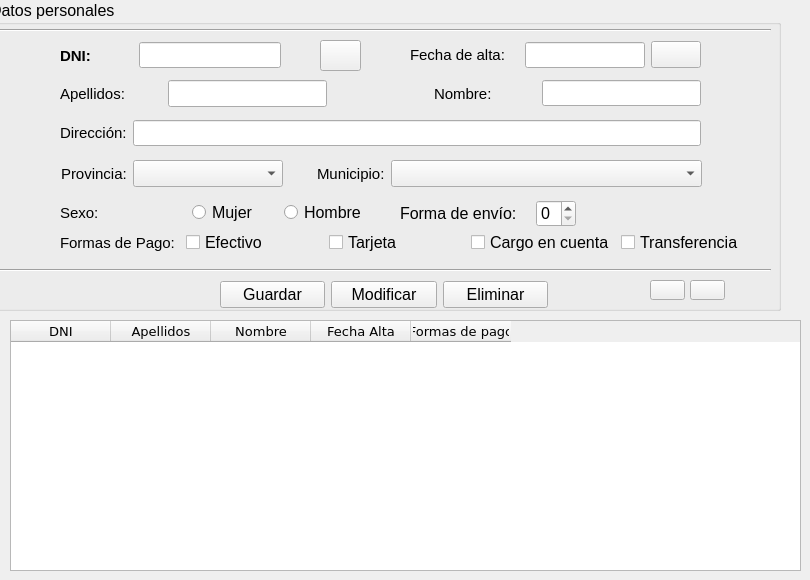
    <widget class="QWidget" name="tab">
     <attribute name="title">
      <string>Clientes</string>
     </attribute>
     <widget class="QGroupBox" name="groupBox">
      <property name="geometry">
       <rect>
        <x>-10</x>
        <y>0</y>
        <width>791</width>
        <height>311</height>
       </rect>
      </property>
      <property name="font">
       <font>
        <family>MS Shell Dlg 2</family>
        <pointsize>12</pointsize>
       </font>
      </property>
      <property name="title">
       <string>Datos personales</string>
      </property>
      <widget class="QWidget" name="layoutWidget">
       <property name="geometry">
        <rect>
         <x>70</x>
         <y>40</y>
         <width>257</width>
         <height>31</height>
        </rect>
       </property>
       <layout class="QHBoxLayout" name="horizontalLayout_2">
        <item>
         <widget class="QLabel" name="lblDNI">
          <property name="enabled">
           <bool>true</bool>
          </property>
          <property name="sizePolicy">
           <sizepolicy hsizetype="MinimumExpanding" vsizetype="MinimumExpanding">
            <horstretch>0</horstretch>
            <verstretch>0</verstretch>
           </sizepolicy>
          </property>
          <property name="font">
           <font>
            <family>MS Shell Dlg 2</family>
            <pointsize>11</pointsize>
            <weight>75</weight>
            <bold>true</bold>
           </font>
          </property>
          <property name="text">
           <string>DNI:       </string>
          </property>
         </widget>
        </item>
        <item>
         <spacer name="horizontalSpacer_5">
          <property name="orientation">
           <enum>Qt::Horizontal</enum>
          </property>
          <property name="sizeType">
           <enum>QSizePolicy::Minimum</enum>
          </property>
          <property name="sizeHint" stdset="0">
           <size>
            <width>13</width>
            <height>26</height>
           </size>
          </property>
         </spacer>
        </item>
        <item>
         <widget class="QLineEdit" name="txtDNI">
          <property name="enabled">
           <bool>true</bool>
          </property>
          <property name="sizePolicy">
           <sizepolicy hsizetype="Expanding" vsizetype="Fixed">
            <horstretch>0</horstretch>
            <verstretch>0</verstretch>
           </sizepolicy>
          </property>
          <property name="maximumSize">
           <size>
            <width>150</width>
            <height>16777215</height>
           </size>
          </property>
          <property name="font">
           <font>
            <family>MS Shell Dlg 2</family>
            <pointsize>11</pointsize>
            <weight>50</weight>
            <bold>false</bold>
           </font>
          </property>
         </widget>
        </item>
        <item>
         <widget class="QLabel" name="lblValidoDNI">
          <property name="sizePolicy">
           <sizepolicy hsizetype="Expanding" vsizetype="Preferred">
            <horstretch>0</horstretch>
            <verstretch>0</verstretch>
           </sizepolicy>
          </property>
          <property name="maximumSize">
           <size>
            <width>30</width>
            <height>16777215</height>
           </size>
          </property>
          <property name="font">
           <font>
            <family>MS Shell Dlg 2</family>
            <pointsize>18</pointsize>
            <weight>50</weight>
            <bold>false</bold>
           </font>
          </property>
          <property name="text">
           <string/>
          </property>
         </widget>
        </item>
       </layout>
      </widget>
      <widget class="QWidget" name="layoutWidget">
       <property name="geometry">
        <rect>
         <x>70</x>
         <y>200</y>
         <width>311</width>
         <height>25</height>
        </rect>
       </property>
       <layout class="QHBoxLayout" name="GroupSex">
        <item>
         <widget class="QLabel" name="lblSexo">
          <property name="font">
           <font>
            <family>MS Shell Dlg 2</family>
            <pointsize>11</pointsize>
           </font>
          </property>
          <property name="text">
           <string>Sexo:</string>
          </property>
         </widget>
        </item>
        <item>
         <spacer name="horizontalSpacer">
          <property name="orientation">
           <enum>Qt::Horizontal</enum>
          </property>
          <property name="sizeHint" stdset="0">
           <size>
            <width>40</width>
            <height>20</height>
           </size>
          </property>
         </spacer>
        </item>
        <item>
         <widget class="QRadioButton" name="rbtFem">
          <property name="sizePolicy">
           <sizepolicy hsizetype="Expanding" vsizetype="Fixed">
            <horstretch>0</horstretch>
            <verstretch>0</verstretch>
           </sizepolicy>
          </property>
          <property name="text">
           <string>Mujer</string>
          </property>
          <attribute name="buttonGroup">
           <string notr="true">rbtGroupSex</string>
          </attribute>
         </widget>
        </item>
        <item>
         <widget class="QRadioButton" name="rbtHom">
          <property name="sizePolicy">
           <sizepolicy hsizetype="Expanding" vsizetype="Fixed">
            <horstretch>0</horstretch>
            <verstretch>0</verstretch>
           </sizepolicy>
          </property>
          <property name="text">
           <string>Hombre</string>
          </property>
          <attribute name="buttonGroup">
           <string notr="true">rbtGroupSex</string>
          </attribute>
         </widget>
        </item>
       </layout>
      </widget>
      <widget class="QWidget" name="layoutWidget">
       <property name="geometry">
        <rect>
         <x>420</x>
         <y>40</y>
         <width>291</width>
         <height>30</height>
        </rect>
       </property>
       <layout class="QHBoxLayout" name="horizontalLayout_7">
        <item>
         <widget class="QLabel" name="lblFecAlta">
          <property name="sizePolicy">
           <sizepolicy hsizetype="Fixed" vsizetype="Preferred">
            <horstretch>0</horstretch>
            <verstretch>0</verstretch>
           </sizepolicy>
          </property>
          <property name="maximumSize">
           <size>
            <width>110</width>
            <height>16777215</height>
           </size>
          </property>
          <property name="font">
           <font>
            <family>MS Shell Dlg 2</family>
            <pointsize>11</pointsize>
           </font>
          </property>
          <property name="text">
           <string>Fecha de alta:</string>
          </property>
         </widget>
        </item>
        <item>
         <widget class="QLineEdit" name="txtAltaCli">
          <property name="sizePolicy">
           <sizepolicy hsizetype="Expanding" vsizetype="Fixed">
            <horstretch>0</horstretch>
            <verstretch>0</verstretch>
           </sizepolicy>
          </property>
          <property name="maximumSize">
           <size>
            <width>120</width>
            <height>16777215</height>
           </size>
          </property>
          <property name="font">
           <font>
            <family>Verdana</family>
            <pointsize>11</pointsize>
            <weight>50</weight>
            <bold>false</bold>
           </font>
          </property>
          <property name="alignment">
           <set>Qt::AlignRight|Qt::AlignTrailing|Qt::AlignVCenter</set>
          </property>
         </widget>
        </item>
        <item>
         <widget class="QPushButton" name="btnCalendar">
          <property name="maximumSize">
           <size>
            <width>50</width>
            <height>16777215</height>
           </size>
          </property>
          <property name="text">
           <string/>
          </property>
          <property name="icon">
           <iconset>
            <normaloff>img/calendar.jpg</normaloff>img/calendar.jpg</iconset>
          </property>
          <property name="iconSize">
           <size>
            <width>30</width>
            <height>20</height>
           </size>
          </property>
         </widget>
        </item>
       </layout>
      </widget>
      <widget class="QWidget" name="layoutWidget">
       <property name="geometry">
        <rect>
         <x>70</x>
         <y>80</y>
         <width>641</width>
         <height>27</height>
        </rect>
       </property>
       <layout class="QHBoxLayout" name="horizontalLayout">
        <item>
         <widget class="QLabel" name="lblApel">
          <property name="sizePolicy">
           <sizepolicy hsizetype="Expanding" vsizetype="Preferred">
            <horstretch>0</horstretch>
            <verstretch>0</verstretch>
           </sizepolicy>
          </property>
          <property name="font">
           <font>
            <family>MS Shell Dlg 2</family>
            <pointsize>11</pointsize>
           </font>
          </property>
          <property name="text">
           <string>Apellidos:</string>
          </property>
         </widget>
        </item>
        <item>
         <widget class="QLineEdit" name="txtApel">
          <property name="sizePolicy">
           <sizepolicy hsizetype="MinimumExpanding" vsizetype="Expanding">
            <horstretch>0</horstretch>
            <verstretch>0</verstretch>
           </sizepolicy>
          </property>
          <property name="maximumSize">
           <size>
            <width>250</width>
            <height>16777215</height>
           </size>
          </property>
          <property name="font">
           <font>
            <family>Verdana</family>
            <pointsize>11</pointsize>
            <weight>50</weight>
            <bold>false</bold>
           </font>
          </property>
          <property name="maxLength">
           <number>32767</number>
          </property>
         </widget>
        </item>
        <item>
         <spacer name="horizontalSpacer_2">
          <property name="orientation">
           <enum>Qt::Horizontal</enum>
          </property>
          <property name="sizeHint" stdset="0">
           <size>
            <width>40</width>
            <height>20</height>
           </size>
          </property>
         </spacer>
        </item>
        <item>
         <widget class="QLabel" name="lblNome">
          <property name="sizePolicy">
           <sizepolicy hsizetype="Expanding" vsizetype="Preferred">
            <horstretch>0</horstretch>
            <verstretch>0</verstretch>
           </sizepolicy>
          </property>
          <property name="font">
           <font>
            <family>MS Shell Dlg 2</family>
            <pointsize>11</pointsize>
           </font>
          </property>
          <property name="text">
           <string>Nombre:</string>
          </property>
         </widget>
        </item>
        <item>
         <widget class="QLineEdit" name="txtNome">
          <property name="font">
           <font>
            <family>Verdana</family>
            <pointsize>11</pointsize>
            <weight>50</weight>
            <bold>false</bold>
           </font>
          </property>
         </widget>
        </item>
       </layout>
      </widget>
      <widget class="QWidget" name="layoutWidget">
       <property name="geometry">
        <rect>
         <x>70</x>
         <y>120</y>
         <width>641</width>
         <height>27</height>
        </rect>
       </property>
       <layout class="QHBoxLayout" name="horizontalLayout_3">
        <item>
         <widget class="QLabel" name="lblDir">
          <property name="sizePolicy">
           <sizepolicy hsizetype="Fixed" vsizetype="Fixed">
            <horstretch>0</horstretch>
            <verstretch>0</verstretch>
           </sizepolicy>
          </property>
          <property name="font">
           <font>
            <family>MS Shell Dlg 2</family>
            <pointsize>11</pointsize>
           </font>
          </property>
          <property name="text">
           <string>Dirección:</string>
          </property>
         </widget>
        </item>
        <item>
         <widget class="QLineEdit" name="txtDir">
          <property name="sizePolicy">
           <sizepolicy hsizetype="MinimumExpanding" vsizetype="Fixed">
            <horstretch>0</horstretch>
            <verstretch>0</verstretch>
           </sizepolicy>
          </property>
          <property name="sizeIncrement">
           <size>
            <width>5</width>
            <height>5</height>
           </size>
          </property>
          <property name="font">
           <font>
            <family>Verdana</family>
            <pointsize>11</pointsize>
            <weight>50</weight>
            <bold>false</bold>
           </font>
          </property>
          <property name="maxLength">
           <number>32767</number>
          </property>
         </widget>
        </item>
       </layout>
      </widget>
      <widget class="QWidget" name="layoutWidget">
       <property name="geometry">
        <rect>
         <x>70</x>
         <y>230</y>
         <width>698</width>
         <height>25</height>
        </rect>
       </property>
       <layout class="QHBoxLayout" name="horizontalLayout_5">
        <item>
         <widget class="QLabel" name="lblFormaPago">
          <property name="font">
           <font>
            <family>MS Shell Dlg 2</family>
            <pointsize>11</pointsize>
           </font>
          </property>
          <property name="text">
           <string>Formas de Pago: </string>
          </property>
         </widget>
        </item>
        <item>
         <widget class="QCheckBox" name="chkEfectivo">
          <property name="sizePolicy">
           <sizepolicy hsizetype="Expanding" vsizetype="Fixed">
            <horstretch>0</horstretch>
            <verstretch>0</verstretch>
           </sizepolicy>
          </property>
          <property name="text">
           <string>Efectivo</string>
          </property>
          <attribute name="buttonGroup">
           <string notr="true">chkGroupPago</string>
          </attribute>
         </widget>
        </item>
        <item>
         <widget class="QCheckBox" name="chkTarjeta">
          <property name="sizePolicy">
           <sizepolicy hsizetype="Expanding" vsizetype="Fixed">
            <horstretch>0</horstretch>
            <verstretch>0</verstretch>
           </sizepolicy>
          </property>
          <property name="text">
           <string>Tarjeta</string>
          </property>
          <attribute name="buttonGroup">
           <string notr="true">chkGroupPago</string>
          </attribute>
         </widget>
        </item>
        <item>
         <widget class="QCheckBox" name="chkCargocuenta">
          <property name="sizePolicy">
           <sizepolicy hsizetype="Expanding" vsizetype="Fixed">
            <horstretch>0</horstretch>
            <verstretch>0</verstretch>
           </sizepolicy>
          </property>
          <property name="text">
           <string>Cargo en cuenta</string>
          </property>
          <attribute name="buttonGroup">
           <string notr="true">chkGroupPago</string>
          </attribute>
         </widget>
        </item>
        <item>
         <widget class="QCheckBox" name="chkTransfer">
          <property name="sizePolicy">
           <sizepolicy hsizetype="Expanding" vsizetype="Fixed">
            <horstretch>0</horstretch>
            <verstretch>0</verstretch>
           </sizepolicy>
          </property>
          <property name="text">
           <string>Transferencia</string>
          </property>
          <attribute name="buttonGroup">
           <string notr="true">chkGroupPago</string>
          </attribute>
         </widget>
        </item>
       </layout>
      </widget>
      <widget class="Line" name="line">
       <property name="geometry">
        <rect>
         <x>0</x>
         <y>20</y>
         <width>781</width>
         <height>20</height>
        </rect>
       </property>
       <property name="orientation">
        <enum>Qt::Horizontal</enum>
       </property>
      </widget>
      <widget class="Line" name="line_2">
       <property name="geometry">
        <rect>
         <x>0</x>
         <y>260</y>
         <width>781</width>
         <height>20</height>
        </rect>
       </property>
       <property name="orientation">
        <enum>Qt::Horizontal</enum>
       </property>
      </widget>
      <widget class="QPushButton" name="btnRecarga">
       <property name="geometry">
        <rect>
         <x>330</x>
         <y>40</y>
         <width>41</width>
         <height>31</height>
        </rect>
       </property>
       <property name="text">
        <string/>
       </property>
       <property name="icon">
        <iconset>
         <normaloff>img/recarga.png</normaloff>img/recarga.png</iconset>
       </property>
      </widget>
      <widget class="QWidget" name="layoutWidget">
       <property name="geometry">
        <rect>
         <x>230</x>
         <y>280</y>
         <width>328</width>
         <height>29</height>
        </rect>
       </property>
       <layout class="QHBoxLayout" name="horizontalLayout_4">
        <item>
         <widget class="QPushButton" name="btnGrabaCli">
          <property name="text">
           <string>Guardar</string>
          </property>
         </widget>
        </item>
        <item>
         <widget class="QPushButton" name="btnModifCli">
          <property name="text">
           <string>Modificar</string>
          </property>
         </widget>
        </item>
        <item>
         <widget class="QPushButton" name="btnBajaCli">
          <property name="text">
           <string>Eliminar</string>
          </property>
         </widget>
        </item>
       </layout>
      </widget>
      <widget class="QWidget" name="layoutWidget">
       <property name="geometry">
        <rect>
         <x>71</x>
         <y>160</y>
         <width>641</width>
         <height>27</height>
        </rect>
       </property>
       <layout class="QHBoxLayout" name="horizontalLayout_6">
        <item>
         <widget class="QLabel" name="lblPro">
          <property name="font">
           <font>
            <family>MS Shell Dlg 2</family>
            <pointsize>11</pointsize>
           </font>
          </property>
          <property name="text">
           <string>Provincia:</string>
          </property>
         </widget>
        </item>
        <item>
         <widget class="QComboBox" name="cmbProv">
          <property name="enabled">
           <bool>true</bool>
          </property>
          <property name="sizePolicy">
           <sizepolicy hsizetype="Fixed" vsizetype="Fixed">
            <horstretch>0</horstretch>
            <verstretch>0</verstretch>
           </sizepolicy>
          </property>
          <property name="minimumSize">
           <size>
            <width>150</width>
            <height>0</height>
           </size>
          </property>
          <property name="iconSize">
           <size>
            <width>25</width>
            <height>16</height>
           </size>
          </property>
         </widget>
        </item>
        <item>
         <spacer name="horizontalSpacer_3">
          <property name="orientation">
           <enum>Qt::Horizontal</enum>
          </property>
          <property name="sizeType">
           <enum>QSizePolicy::Fixed</enum>
          </property>
          <property name="sizeHint" stdset="0">
           <size>
            <width>28</width>
            <height>22</height>
           </size>
          </property>
         </spacer>
        </item>
        <item>
         <widget class="QLabel" name="lblMun">
          <property name="font">
           <font>
            <family>MS Shell Dlg 2</family>
            <pointsize>11</pointsize>
           </font>
          </property>
          <property name="text">
           <string>Municipio:</string>
          </property>
         </widget>
        </item>
        <item>
         <widget class="QComboBox" name="cmbMun">
          <property name="sizePolicy">
           <sizepolicy hsizetype="Expanding" vsizetype="Fixed">
            <horstretch>0</horstretch>
            <verstretch>0</verstretch>
           </sizepolicy>
          </property>
          <property name="iconSize">
           <size>
            <width>30</width>
            <height>16</height>
           </size>
          </property>
         </widget>
        </item>
       </layout>
      </widget>
      <widget class="QWidget" name="layoutWidget">
       <property name="geometry">
        <rect>
         <x>410</x>
         <y>200</y>
         <width>371</width>
         <height>27</height>
        </rect>
       </property>
       <layout class="QHBoxLayout" name="horizontalLayout_8">
        <item>
         <widget class="QLabel" name="lbl">
          <property name="maximumSize">
           <size>
            <width>130</width>
            <height>130</height>
           </size>
          </property>
          <property name="text">
           <string>Forma de envío:</string>
          </property>
         </widget>
        </item>
        <item>
         <widget class="QSpinBox" name="spinEnvio">
          <property name="sizePolicy">
           <sizepolicy hsizetype="Minimum" vsizetype="Minimum">
            <horstretch>0</horstretch>
            <verstretch>0</verstretch>
           </sizepolicy>
          </property>
          <property name="maximumSize">
           <size>
            <width>40</width>
            <height>40</height>
           </size>
          </property>
          <property name="maximum">
           <number>3</number>
          </property>
         </widget>
        </item>
        <item>
         <widget class="QLabel" name="lblEnvio">
          <property name="font">
           <font>
            <family>Verdana</family>
           </font>
          </property>
          <property name="styleSheet">
           <string notr="true">color:rgb(255, 0, 0)</string>
          </property>
          <property name="text">
           <string/>
          </property>
         </widget>
        </item>
       </layout>
      </widget>
      <widget class="QPushButton" name="btnReportCli">
       <property name="geometry">
        <rect>
         <x>700</x>
         <y>280</y>
         <width>35</width>
         <height>20</height>
        </rect>
       </property>
       <property name="text">
        <string/>
       </property>
       <property name="icon">
        <iconset>
         <normaloff>img/impresora.png</normaloff>img/impresora.png</iconset>
       </property>
       <property name="iconSize">
        <size>
         <width>35</width>
         <height>35</height>
        </size>
       </property>
      </widget>
      <widget class="QPushButton" name="btnPDFCli">
       <property name="geometry">
        <rect>
         <x>660</x>
         <y>280</y>
         <width>35</width>
         <height>20</height>
        </rect>
       </property>
       <property name="text">
        <string/>
       </property>
       <property name="icon">
        <iconset>
         <normaloff>img/eye.jpg</normaloff>img/eye.jpg</iconset>
       </property>
       <property name="iconSize">
        <size>
         <width>30</width>
         <height>30</height>
        </size>
       </property>
      </widget>
     </widget>
     <widget class="QTableWidget" name="tabClientes">
      <property name="geometry">
       <rect>
        <x>10</x>
        <y>320</y>
        <width>791</width>
        <height>251</height>
       </rect>
      </property>
      <property name="font">
       <font>
        <family>Verdana</family>
        <pointsize>10</pointsize>
       </font>
      </property>
      <column>
       <property name="text">
        <string>DNI</string>
       </property>
      </column>
      <column>
       <property name="text">
        <string>Apellidos</string>
       </property>
      </column>
      <column>
       <property name="text">
        <string>Nombre</string>
       </property>
      </column>
      <column>
       <property name="text">
        <string>Fecha Alta</string>
       </property>
      </column>
      <column>
       <property name="text">
        <string>Formas de pago</string>
       </property>
      </column>
     </widget>
    </widget>
